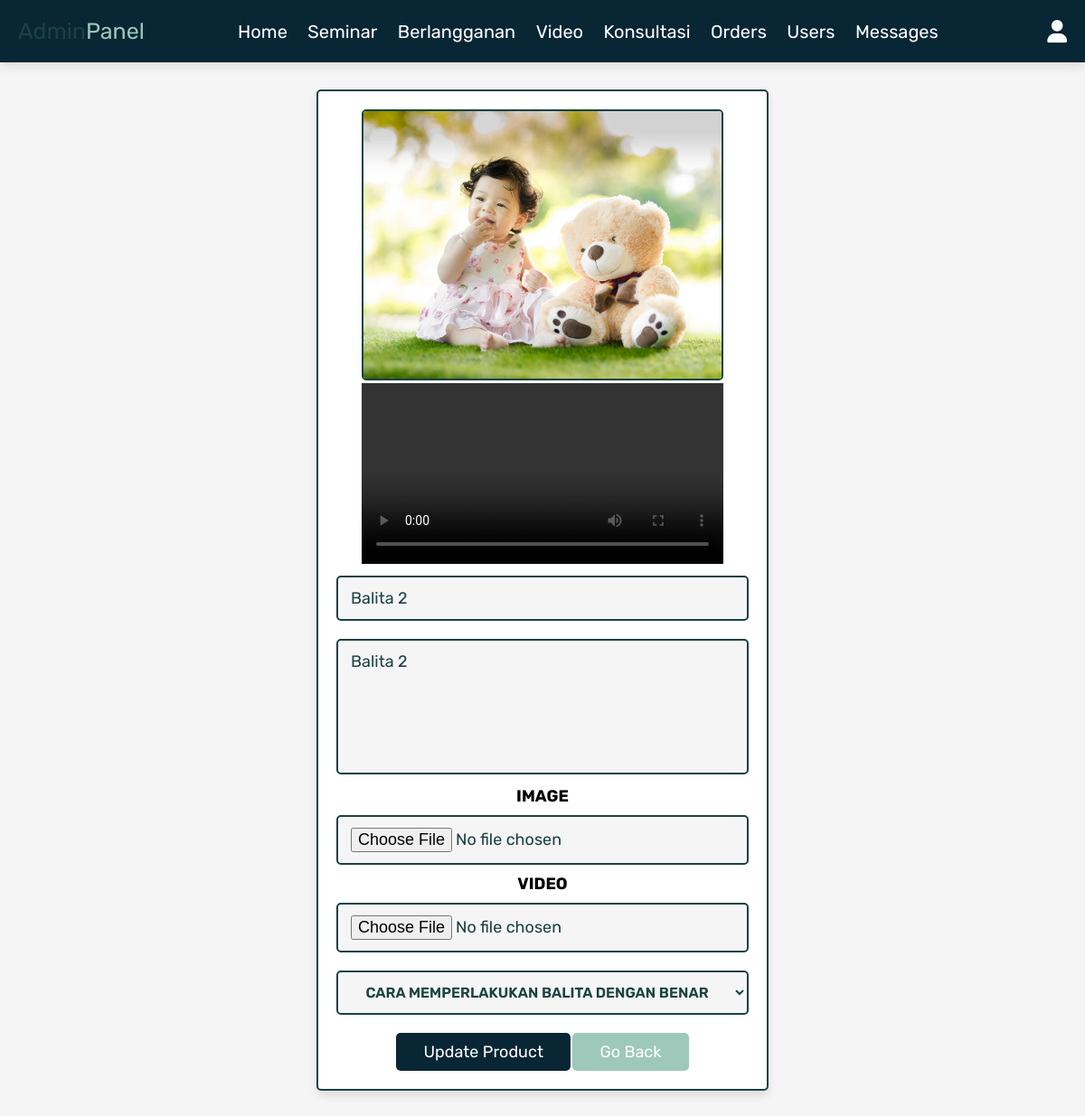
The app's page /admin_update_video.php?update=14 (signed in) with its own data.
### tables this page shows
CREATE TABLE `video` (
  `id` int(11) NOT NULL,
  `name` varchar(100) NOT NULL,
  `details` varchar(500) NOT NULL,
  `video` varchar(100) NOT NULL,
  `image` varchar(100) DEFAULT NULL,
  `kategori` enum('balita','anak_7_tahun','pelajari','') DEFAULT NULL
);

### admin_update_video.php (the view, shortened to what this page needs)
<?php
@include 'config.php';
?>
<!DOCTYPE html>
<html lang="en">
<head>
   <link rel="stylesheet" href="https://cdnjs.cloudflare.com/ajax/libs/font-awesome/6.0.0/css/all.min.css">
   <link rel="stylesheet" href="css/admin_style.css">
</head>
<body>
<?php @include 'admin_header.php'; ?>
<section class="update-product">
<?php
   $update_id = $_GET['update'];
   $select_products = mysqli_query($conn, "SELECT * FROM `video` WHERE id = '$update_id'") or die('query failed');
   if(mysqli_num_rows($select_products) > 0){
      while($fetch_products = mysqli_fetch_assoc($select_products)){
?>
<form action="" method="post" enctype="multipart/form-data">
   <img src="uploaded_img/<?php echo $fetch_products['image']; ?>" class="image" alt="" width="400">
   <video src="uploaded_videos/<?php echo $fetch_products['video']; ?>" class="product-video" controls width="400"></video>
   <input type="text" class="box" value="<?php echo $fetch_products['name']; ?>" required placeholder="update product name" name="name">
   <textarea name="details" class="box" required placeholder="update product details" cols="30" rows="10"><?php echo $fetch_products['details']; ?></textarea>
   <h2 style="font-size: 18px;">IMAGE</h2>
   <input type="file" accept="image/jpg, image/jpeg, image/png" class="box" name="image">
   <h2 style="font-size: 18px;">VIDEO</h2>
   <input type="file" accept="video/mp4, video/avi, video/mkv" class="box" name="video">
   <select name="kategori" id="" style="font-weight: 600; font-size: 16px; text-align: center;" class="box">
            <option value="balita" <?php echo $fetch_products['kategori'] == 'balita' ? 'selected' : '' ?>>CARA MEMPERLAKUKAN BALITA DENGAN BENAR</option>
   </select>
   <input type="submit" value="update product" name="update_product" class="btn">
   <a href="admin_video.php" class="option-btn">go back</a>
</form>
<?php
      }
   }else{
      echo '<p class="empty">No update video selected</p>';
   }
?>
</section>
</body>
</html>

### css/admin_style.css (style rules this page uses)
:root { --pink:#092635; --red:#5C8374; --orange:#9EC8B9; --black:#1B4242; --white:#fff; --light-color:#666; --light-white:#ccc; --light-bg:#f5f5f5; --border:.2rem solid var(--black); --box-shadow:0 .5rem 1rem rgba(0,0,0,.1); }
* { font-family: 'Rubik', sans-serif; margin:0; padding:0; box-sizing: border-box; outline: none; border:none; text-decoration: none; transition:all .2s linear; }
html { font-size: 62.5%; overflow-x: hidden; scroll-behavior: smooth; scroll-padding-top: 6.5rem; }
body { background: var(--light-bg); }
section { padding:3rem 2rem; }
.btn, .delete-btn, .option-btn { display: inline-block; border-radius: .5rem; margin-top: 1rem; font-size: 1.8rem; color:var(--white); cursor: pointer; padding:1rem 3rem; text-transform: capitalize; }
.btn { background-color: var(--pink); }
.option-btn { background-color: var(--orange); }
.update-product form { max-width: 50rem; border-radius: .5rem; background-color: var(--white); border:var(--border); padding:2rem; text-align: center; margin:0 auto; box-shadow: var(--box-shadow); }
.update-product form .box { width: 100%; margin:1rem 0; font-size: 1.8rem; color:var(--black); border-radius: .5rem; background-color: var(--light-bg); padding:1.2rem 1.4rem; border:var(--border); }
.update-product form textarea { height: 15rem; resize: none; }
.update-product .image { height: 30rem; border:var(--border); border-radius: .5rem; }

### records on screen
video: image (picture), name "Balita 2", details "Balita 2", kategori "CARA MEMPERLAKUKAN BALITA DENGAN BENAR"
